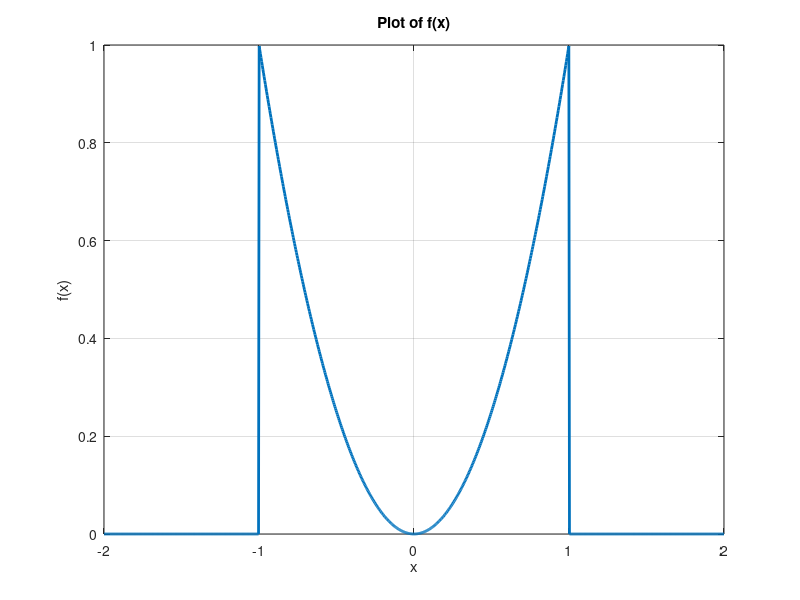

Reproduce this figure in MATLAB.
% Define the function
f = @(x) (x.^2).*(abs(x)<1) + 2.*(abs(x)==1) ;

% Define the range of x values
x_values = linspace(-2, 2, 1000);

% Evaluate the function for each x value
y_values = f(x_values);

% Plot the function
plot(x_values, y_values, 'LineWidth', 2);
xlabel('x');
ylabel('f(x)');
title('Plot of f(x)');
grid on;
